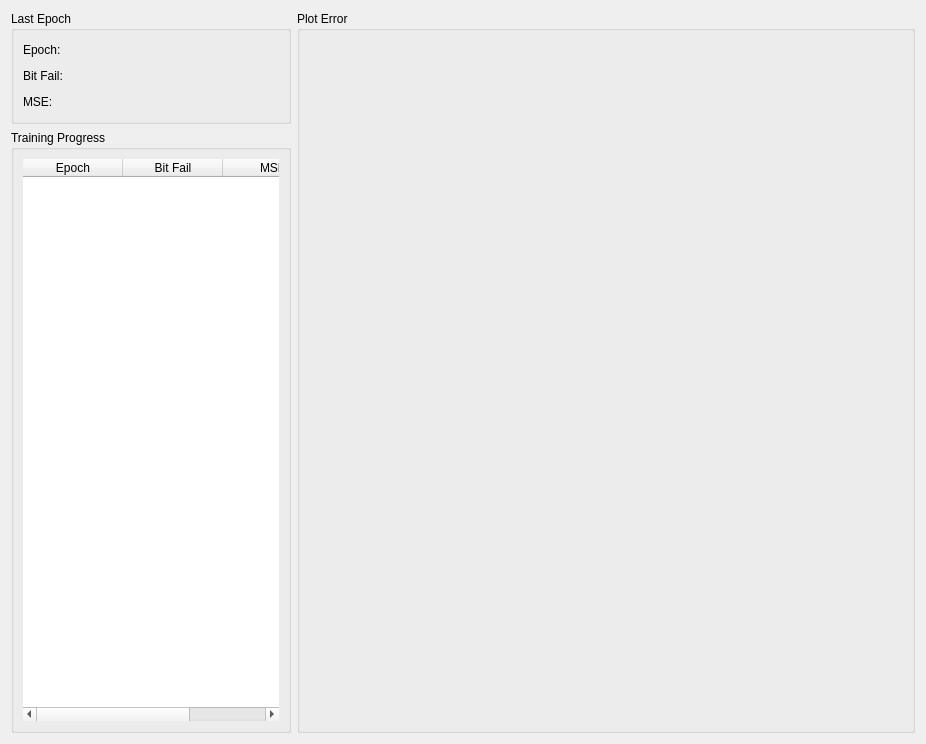
<ui version="4.0" >
 <class>TrainWidget</class>
 <widget class="QWidget" name="TrainWidget" >
  <property name="geometry" >
   <rect>
    <x>0</x>
    <y>0</y>
    <width>926</width>
    <height>744</height>
   </rect>
  </property>
  <layout class="QHBoxLayout" >
   <item>
    <widget class="QWidget" native="1" name="widget" >
     <property name="sizePolicy" >
      <sizepolicy vsizetype="Preferred" hsizetype="Fixed" >
       <horstretch>0</horstretch>
       <verstretch>0</verstretch>
      </sizepolicy>
     </property>
     <layout class="QVBoxLayout" >
      <property name="leftMargin" >
       <number>0</number>
      </property>
      <property name="topMargin" >
       <number>0</number>
      </property>
      <property name="rightMargin" >
       <number>0</number>
      </property>
      <property name="bottomMargin" >
       <number>0</number>
      </property>
      <item>
       <widget class="QGroupBox" name="groupBox" >
        <property name="title" >
         <string>Last Epoch</string>
        </property>
        <layout class="QVBoxLayout" >
         <item>
          <layout class="QHBoxLayout" >
           <item>
            <widget class="QLabel" name="label" >
             <property name="text" >
              <string>Epoch:</string>
             </property>
            </widget>
           </item>
           <item>
            <spacer>
             <property name="orientation" >
              <enum>Qt::Horizontal</enum>
             </property>
             <property name="sizeType" >
              <enum>QSizePolicy::Expanding</enum>
             </property>
             <property name="sizeHint" >
              <size>
               <width>40</width>
               <height>20</height>
              </size>
             </property>
            </spacer>
           </item>
           <item>
            <widget class="QLabel" name="lblCurrentEpoch" >
             <property name="text" >
              <string/>
             </property>
            </widget>
           </item>
          </layout>
         </item>
         <item>
          <layout class="QHBoxLayout" >
           <item>
            <widget class="QLabel" name="label_2" >
             <property name="text" >
              <string>Bit Fail:</string>
             </property>
            </widget>
           </item>
           <item>
            <spacer>
             <property name="orientation" >
              <enum>Qt::Horizontal</enum>
             </property>
             <property name="sizeType" >
              <enum>QSizePolicy::Expanding</enum>
             </property>
             <property name="sizeHint" >
              <size>
               <width>40</width>
               <height>20</height>
              </size>
             </property>
            </spacer>
           </item>
           <item>
            <widget class="QLabel" name="lblCurrentBitFail" >
             <property name="text" >
              <string/>
             </property>
            </widget>
           </item>
          </layout>
         </item>
         <item>
          <layout class="QHBoxLayout" >
           <item>
            <widget class="QLabel" name="label_3" >
             <property name="text" >
              <string>MSE:</string>
             </property>
            </widget>
           </item>
           <item>
            <spacer>
             <property name="orientation" >
              <enum>Qt::Horizontal</enum>
             </property>
             <property name="sizeType" >
              <enum>QSizePolicy::Expanding</enum>
             </property>
             <property name="sizeHint" >
              <size>
               <width>40</width>
               <height>20</height>
              </size>
             </property>
            </spacer>
           </item>
           <item>
            <widget class="QLabel" name="lblCurrentMSE" >
             <property name="text" >
              <string/>
             </property>
            </widget>
           </item>
          </layout>
         </item>
        </layout>
       </widget>
      </item>
      <item>
       <widget class="QGroupBox" name="groupBox_2" >
        <property name="title" >
         <string>Training Progress</string>
        </property>
        <layout class="QHBoxLayout" >
         <item>
          <widget class="QTableWidget" name="tblTrainLog" >
           <property name="frameShape" >
            <enum>QFrame::NoFrame</enum>
           </property>
           <property name="frameShadow" >
            <enum>QFrame::Plain</enum>
           </property>
           <property name="alternatingRowColors" >
            <bool>true</bool>
           </property>
           <property name="gridStyle" >
            <enum>Qt::DotLine</enum>
           </property>
           <property name="cornerButtonEnabled" >
            <bool>false</bool>
           </property>
           <property name="rowCount" >
            <number>0</number>
           </property>
           <property name="columnCount" >
            <number>3</number>
           </property>
           <column>
            <property name="text" >
             <string>Epoch</string>
            </property>
           </column>
           <column>
            <property name="text" >
             <string>Bit Fail</string>
            </property>
           </column>
           <column>
            <property name="text" >
             <string>MSE</string>
            </property>
           </column>
          </widget>
         </item>
        </layout>
       </widget>
      </item>
     </layout>
    </widget>
   </item>
   <item>
    <widget class="QGroupBox" name="groupBox_3" >
     <property name="sizePolicy" >
      <sizepolicy vsizetype="Preferred" hsizetype="Expanding" >
       <horstretch>0</horstretch>
       <verstretch>0</verstretch>
      </sizepolicy>
     </property>
     <property name="title" >
      <string>Plot Error</string>
     </property>
     <layout class="QVBoxLayout" >
      <property name="spacing" >
       <number>20</number>
      </property>
      <item>
       <widget class="DataPlot" name="plotBitFail" >
        <property name="sizePolicy" >
         <sizepolicy vsizetype="Preferred" hsizetype="Expanding" >
          <horstretch>0</horstretch>
          <verstretch>0</verstretch>
         </sizepolicy>
        </property>
       </widget>
      </item>
      <item>
       <widget class="DataPlot" name="plotMSE" >
        <property name="sizePolicy" >
         <sizepolicy vsizetype="Preferred" hsizetype="Expanding" >
          <horstretch>0</horstretch>
          <verstretch>0</verstretch>
         </sizepolicy>
        </property>
        <property name="frameShape" >
         <enum>QFrame::NoFrame</enum>
        </property>
        <property name="frameShadow" >
         <enum>QFrame::Plain</enum>
        </property>
       </widget>
      </item>
     </layout>
    </widget>
   </item>
  </layout>
 </widget>
 <customwidgets>
  <customwidget>
   <class>DataPlot</class>
   <extends>QFrame</extends>
   <header>dataplot.h</header>
   <container>1</container>
  </customwidget>
 </customwidgets>
 <resources/>
 <connections/>
</ui>
